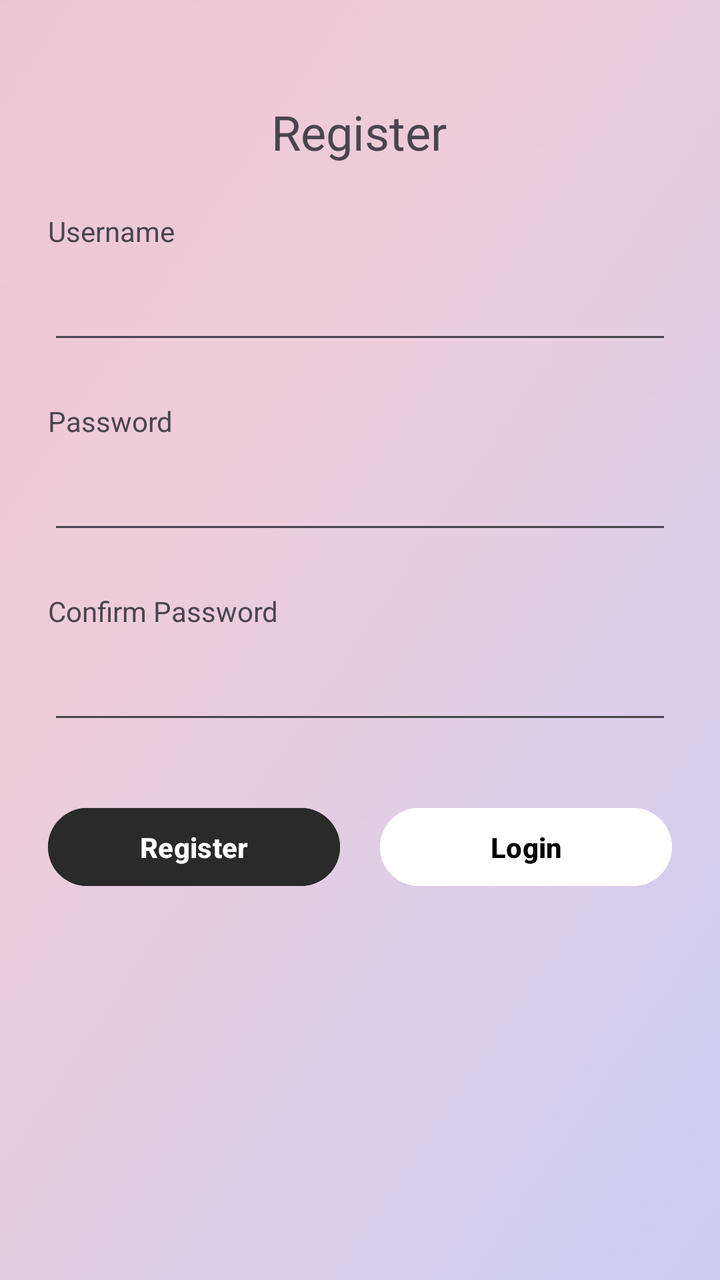
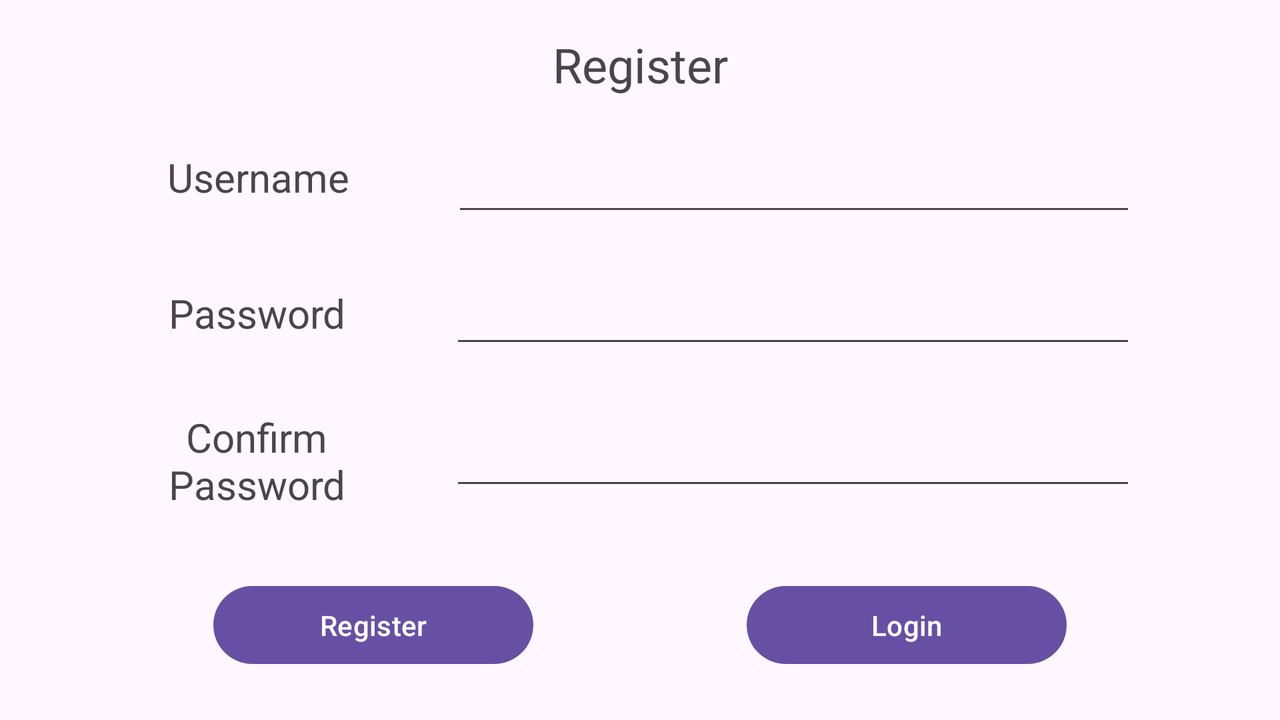

First picture: res/layout/ on a phone held upright. Second picture: the repository's own variant of that layout, on a device whose configuration matches the variant's folder. Source for both follows.
<!-- AndroidManifest.xml: application theme Theme.Assignment1 -->
<!-- res/layout/activity_main.xml -->
<?xml version="1.0" encoding="utf-8"?>
<androidx.constraintlayout.widget.ConstraintLayout xmlns:android="http://schemas.android.com/apk/res/android"
    xmlns:app="http://schemas.android.com/apk/res-auto"
    xmlns:tools="http://schemas.android.com/tools"
    android:layout_width="match_parent"
    android:layout_height="match_parent"
    android:background="@drawable/background"
    tools:context=".MainActivity">

    <androidx.constraintlayout.widget.Guideline
        android:id="@+id/guideline"
        android:layout_width="wrap_content"
        android:layout_height="wrap_content"
        android:orientation="horizontal"
        app:layout_constraintGuide_begin="82dp" />

    <TextView
        android:id="@+id/textView3"
        android:layout_width="wrap_content"
        android:layout_height="wrap_content"
        android:text="Register"
        android:textSize="24sp"
        app:layout_constraintBottom_toTopOf="@+id/guideline"
        app:layout_constraintEnd_toEndOf="parent"
        app:layout_constraintHorizontal_bias="0.498"
        app:layout_constraintStart_toStartOf="parent" />

    <TextView
        android:id="@+id/textView4"
        android:layout_width="wrap_content"
        android:layout_height="wrap_content"
        android:layout_marginTop="24dp"

        android:text="Username"
        app:layout_constraintStart_toStartOf="@+id/guideline3"
        app:layout_constraintTop_toTopOf="@+id/guideline" />

    <androidx.constraintlayout.widget.Guideline
        android:id="@+id/guideline3"
        android:layout_width="wrap_content"
        android:layout_height="wrap_content"
        android:orientation="vertical"
        app:layout_constraintGuide_begin="24dp" />

    <androidx.constraintlayout.widget.Guideline
        android:id="@+id/guideline4"
        android:layout_width="wrap_content"
        android:layout_height="wrap_content"
        android:orientation="vertical"
        app:layout_constraintGuide_end="24dp" />

    <EditText
        android:id="@+id/registerUsernameInput"
        android:layout_width="0dp"
        android:layout_height="44dp"
        android:layout_marginTop="8dp"
        android:ems="10"
        android:inputType="text"
        app:layout_constraintEnd_toStartOf="@+id/guideline4"
        app:layout_constraintHorizontal_bias="1.0"
        app:layout_constraintStart_toStartOf="@+id/guideline3"
        app:layout_constraintTop_toBottomOf="@+id/textView4" />

    <TextView
        android:id="@+id/textView5"
        android:layout_width="wrap_content"
        android:layout_height="wrap_content"
        android:layout_marginTop="24dp"
        android:text="Password"
        app:layout_constraintStart_toStartOf="@+id/guideline3"
        app:layout_constraintTop_toBottomOf="@+id/registerUsernameInput" />

    <EditText
        android:id="@+id/passwordInput"
        android:layout_width="0dp"
        android:layout_height="44dp"
        android:layout_marginTop="8dp"
        android:ems="10"
        android:inputType="textPassword"
        app:layout_constraintEnd_toStartOf="@+id/guideline4"
        app:layout_constraintHorizontal_bias="1.0"
        app:layout_constraintStart_toStartOf="@+id/guideline3"
        app:layout_constraintTop_toBottomOf="@+id/textView5" />

    <TextView
        android:id="@+id/textView7"
        android:layout_width="wrap_content"
        android:layout_height="wrap_content"
        android:layout_marginTop="24dp"
        android:text="Confirm Password"
        app:layout_constraintStart_toStartOf="@+id/guideline3"
        app:layout_constraintTop_toBottomOf="@+id/passwordInput" />

    <EditText
        android:id="@+id/confirmPasswordInput"
        android:layout_width="0dp"
        android:layout_height="44dp"
        android:layout_marginTop="8dp"
        android:ems="10"
        android:inputType="textPassword"
        app:layout_constraintEnd_toStartOf="@+id/guideline4"
        app:layout_constraintHorizontal_bias="0.5"
        app:layout_constraintStart_toStartOf="@+id/guideline3"
        app:layout_constraintTop_toBottomOf="@+id/textView7" />

    <Button
        android:id="@+id/registerButton"
        android:layout_width="0dp"
        android:layout_height="47dp"
        android:layout_marginRight="10dp"
        android:backgroundTint="#2A2A2A"
        android:onClick="onClickRegister"
        android:text="Register"
        android:textStyle="bold"
        app:layout_constraintEnd_toStartOf="@+id/saveCategoryButton"
        app:layout_constraintHorizontal_bias="0.5"
        app:layout_constraintHorizontal_chainStyle="spread_inside"
        app:layout_constraintStart_toStartOf="@+id/guideline3"
        app:layout_constraintTop_toTopOf="@+id/guideline5" />

    <Button
        android:id="@+id/saveCategoryButton"
        android:layout_width="0dp"
        android:layout_height="47dp"
        android:layout_marginLeft="10dp"
        android:backgroundTint="#FFFFFF"
        android:onClick="onClickLogin"
        android:text="Login"
        android:textColor="#000000"
        android:textStyle="bold"
        app:layout_constraintEnd_toStartOf="@+id/guideline4"
        app:layout_constraintHorizontal_bias="0.5"
        app:layout_constraintStart_toEndOf="@+id/registerButton"
        app:layout_constraintTop_toTopOf="@+id/guideline5" />

    <androidx.constraintlayout.widget.Guideline
        android:id="@+id/guideline5"
        android:layout_width="wrap_content"
        android:layout_height="wrap_content"
        android:orientation="horizontal"
        app:layout_constraintGuide_begin="400dp" />

</androidx.constraintlayout.widget.ConstraintLayout>
<!-- resources referenced by this layout -->
<resources>
  <!-- drawable background: jpg bitmap (drawable, 42089 bytes) -->
  <style name="Theme.Assignment1" parent="Base.Theme.Assignment1" />
  <style name="Base.Theme.Assignment1" parent="Theme.Material3.DayNight.NoActionBar">
          
          
          <item name="android:statusBarColor">@color/status_bar_color</item>
      </style>
  <color name="status_bar_color">#E2CCE8</color>
</resources>
<!-- res/layout-land/activity_main.xml (the repository's variant of the layout above) -->
<!-- drawn on the phone turned sideways -->
<?xml version="1.0" encoding="utf-8"?>
<androidx.constraintlayout.widget.ConstraintLayout xmlns:android="http://schemas.android.com/apk/res/android"
    xmlns:app="http://schemas.android.com/apk/res-auto"
    xmlns:tools="http://schemas.android.com/tools"
    android:layout_width="match_parent"
    android:layout_height="match_parent"
    tools:context=".MainActivity">

    <TextView
        android:id="@+id/textView3"
        android:layout_width="wrap_content"
        android:layout_height="wrap_content"
        android:text="Register"
        android:textSize="24sp"
        app:layout_constraintEnd_toEndOf="parent"
        app:layout_constraintHorizontal_bias="0.5"
        app:layout_constraintStart_toStartOf="parent"
        app:layout_constraintTop_toTopOf="@+id/guideline2" />

    <EditText
        android:id="@+id/confirmPasswordInput"
        android:layout_width="0dp"
        android:layout_height="45dp"
        android:layout_marginLeft="40dp"
        android:ems="10"
        android:inputType="textPassword"
        app:layout_constraintEnd_toStartOf="@+id/guideline7"
        app:layout_constraintHorizontal_bias="0.5"
        app:layout_constraintStart_toEndOf="@+id/textView7"
        app:layout_constraintTop_toTopOf="@+id/guideline11" />

    <EditText
        android:id="@+id/passwordInput"
        android:layout_width="0dp"
        android:layout_height="44dp"
        android:layout_marginLeft="40dp"
        android:ems="10"
        android:inputType="textPassword"
        app:layout_constraintEnd_toStartOf="@+id/guideline7"
        app:layout_constraintHorizontal_bias="0.5"
        app:layout_constraintStart_toEndOf="@+id/textView5"
        app:layout_constraintTop_toTopOf="@+id/guideline10" />

    <TextView
        android:id="@+id/textView7"
        android:layout_width="113dp"
        android:layout_height="50dp"
        android:text="Confirm Password"
        android:textAlignment="center"
        android:textSize="20sp"
        app:layout_constraintEnd_toStartOf="@+id/confirmPasswordInput"
        app:layout_constraintHorizontal_bias="0.5"
        app:layout_constraintStart_toStartOf="@+id/guideline6"
        app:layout_constraintTop_toTopOf="@+id/guideline11" />

    <TextView
        android:id="@+id/textView5"
        android:layout_width="113dp"
        android:layout_height="24dp"
        android:layout_marginTop="8dp"
        android:text="Password"
        android:textAlignment="center"
        android:textSize="20sp"
        app:layout_constraintEnd_toStartOf="@+id/passwordInput"
        app:layout_constraintHorizontal_chainStyle="spread_inside"
        app:layout_constraintStart_toStartOf="@+id/guideline6"
        app:layout_constraintTop_toTopOf="@+id/guideline10" />

    <TextView
        android:id="@+id/textView4"
        android:layout_width="114dp"
        android:layout_height="29dp"

        android:layout_marginTop="8dp"
        android:text="Username"
        android:textAlignment="center"
        android:textSize="20sp"
        app:layout_constraintEnd_toStartOf="@+id/eventId"
        app:layout_constraintHorizontal_bias="0.5"
        app:layout_constraintStart_toStartOf="@+id/guideline6"
        app:layout_constraintTop_toTopOf="@+id/guideline8" />

    <EditText
        android:id="@+id/eventId"
        android:layout_width="0dp"
        android:layout_height="46dp"
        android:layout_marginLeft="40dp"
        android:ems="10"
        android:inputType="text"
        app:layout_constraintEnd_toStartOf="@+id/guideline7"
        app:layout_constraintHorizontal_bias="0.5"
        app:layout_constraintStart_toEndOf="@+id/textView4"
        app:layout_constraintTop_toTopOf="@+id/guideline8" />

    <Button
        android:id="@+id/registerButton"
        android:layout_width="160dp"
        android:layout_height="47dp"
        android:layout_marginTop="24dp"
        android:onClick="onClickRegister"
        android:text="Register"
        app:layout_constraintEnd_toStartOf="@+id/saveCategoryButton"
        app:layout_constraintHorizontal_bias="0.5"
        app:layout_constraintStart_toStartOf="parent"
        app:layout_constraintTop_toTopOf="@+id/guideline9" />

    <Button
        android:id="@+id/saveCategoryButton"
        android:layout_width="160dp"
        android:layout_height="47dp"
        android:layout_marginTop="24dp"
        android:onClick="onClickLogin"
        android:text="Login"
        app:layout_constraintEnd_toEndOf="parent"
        app:layout_constraintHorizontal_bias="0.5"
        app:layout_constraintStart_toEndOf="@+id/registerButton"
        app:layout_constraintTop_toTopOf="@+id/guideline9" />

    <androidx.constraintlayout.widget.Guideline
        android:id="@+id/guideline2"
        android:layout_width="wrap_content"
        android:layout_height="wrap_content"
        android:orientation="horizontal"
        app:layout_constraintGuide_begin="16dp" />

    <androidx.constraintlayout.widget.Guideline
        android:id="@+id/guideline6"
        android:layout_width="wrap_content"
        android:layout_height="wrap_content"
        android:orientation="vertical"
        app:layout_constraintGuide_begin="72dp" />

    <androidx.constraintlayout.widget.Guideline
        android:id="@+id/guideline7"
        android:layout_width="wrap_content"
        android:layout_height="wrap_content"
        android:orientation="vertical"
        app:layout_constraintGuide_end="72dp" />

    <androidx.constraintlayout.widget.Guideline
        android:id="@+id/guideline8"
        android:layout_width="wrap_content"
        android:layout_height="wrap_content"
        android:orientation="horizontal"
        app:layout_constraintGuide_begin="67dp" />

    <androidx.constraintlayout.widget.Guideline
        android:id="@+id/guideline9"
        android:layout_width="wrap_content"
        android:layout_height="wrap_content"
        android:orientation="horizontal"
        app:layout_constraintGuide_begin="265dp" />

    <androidx.constraintlayout.widget.Guideline
        android:id="@+id/guideline10"
        android:layout_width="wrap_content"
        android:layout_height="wrap_content"
        android:orientation="horizontal"
        app:layout_constraintGuide_begin="135dp" />

    <androidx.constraintlayout.widget.Guideline
        android:id="@+id/guideline11"
        android:layout_width="wrap_content"
        android:layout_height="wrap_content"
        android:orientation="horizontal"
        app:layout_constraintGuide_begin="205dp" />

</androidx.constraintlayout.widget.ConstraintLayout>
<!-- resources referenced by the variant -->
<!-- as the phone turned sideways resolves them -->
<resources>
  <style name="Theme.Assignment1" parent="Base.Theme.Assignment1" />
  <style name="Base.Theme.Assignment1" parent="Theme.Material3.DayNight.NoActionBar">
          
          
          <item name="android:statusBarColor">@color/status_bar_color</item>
      </style>
  <color name="status_bar_color">#E2CCE8</color>
</resources>
